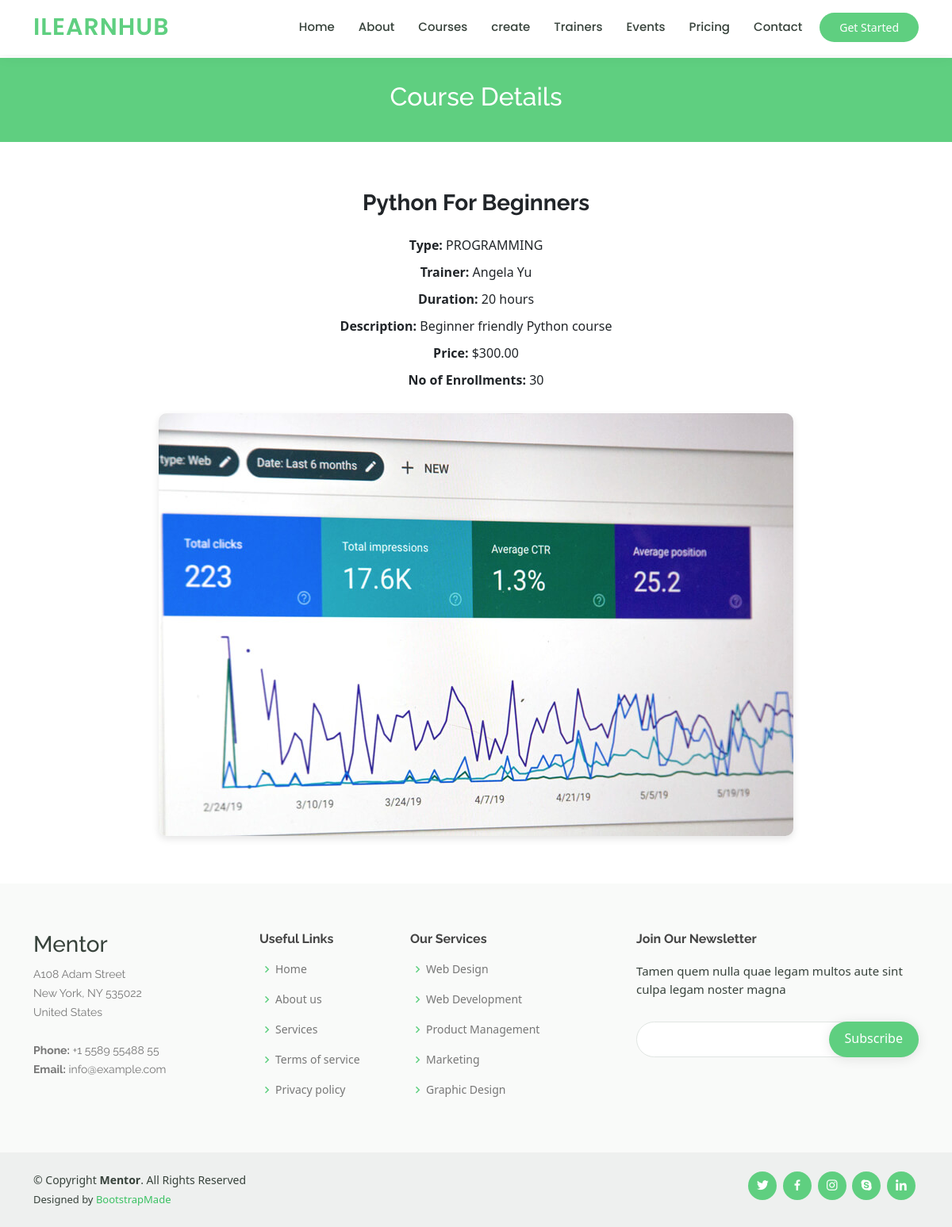
Screenshot of /course-detail/2/ with the database file from the repository.
### learning/models.py (models this page shows, shortened)
class Course(models.Model):
    CourseID = models.AutoField(primary_key=True)
    title = models.CharField(max_length=100)  # Course title
    Type = models.CharField(max_length=100, null=True, default=None)  # Course type
    Trinerid = models.ForeignKey(Trainer, to_field='TrinerID', on_delete=models.CASCADE)  # Trainer associated with the course
    duration = models.IntegerField()  # Duration of the course
    description = models.TextField(null=True, default=None)
    price = models.DecimalField(max_digits=8, decimal_places=2)  # Price of the course
    Enrollment = models.IntegerField(default=0, null=True)
    image = models.ImageField(upload_to='course/images', default="", null=True)

class Trainer(models.Model):
    TrinerID = models.AutoField(primary_key=True)
    name = models.CharField(max_length=100)  # Trainer's name
    email = models.EmailField()  # Trainer's email address
    username = models.CharField(max_length=100)  # Trainer's username
    password = models.CharField(max_length=100)  # Trainer's password
    contact_info = models.CharField(max_length=100)  # Trainer's contact information

### learning/views.py (the view)
# urls.py: path('course-detail/<int:course_id>/', views.course_detail, name='course-detail'),
def course_detail(request, course_id):
    if request.method == 'POST':
        if not request.user.is_authenticated:
            return JsonResponse({'enrollment_status': 'failure', 'message': 'User is not logged in.'})
        course = get_object_or_404(Course, CourseID=course_id)
        return JsonResponse({'enrollment_status': 'success', 'message': 'Enrollment successful.'})
    else:
        course = get_object_or_404(Course, CourseID=course_id)
        lessons = course.lesson_set.all()
        return render(request, 'learning/course-details.html', {'course': course, 'lessons': lessons})

### learning/templates/learning/course-details.html (shortened to what this page needs)
<!DOCTYPE html>
<html lang="en">
<head>
  <link href="https://cdn.jsdelivr.net/npm/bootstrap@5.2.1/dist/css/bootstrap.min.css" rel="stylesheet">
  {% load static %}
  <link rel="stylesheet" href="{% static '/final.css' %}">
  <link href="{% static 'vendor/animate.css/animate.min.css'%}" rel="stylesheet">
  <link href="{% static  'vendor/aos/aos.css' %}" rel="stylesheet">
  <link href="{% static 'vendor/bootstrap/css/bootstrap.min.css' %}" rel="stylesheet">
  <link href="{% static  'vendor/bootstrap-icons/bootstrap-icons.css' %}" rel="stylesheet">
  <link href="{% static 'vendor/boxicons/css/boxicons.min.css' %}" rel="stylesheet">
  <link href="{% static 'vendor/remixicon/remixicon.css' %}" rel="stylesheet">
  <link href="{% static 'vendor/swiper/swiper-bundle.min.css' %}" rel="stylesheet">
</head>
<body>
  <header id="header" class="fixed-top">
    <div class="container d-flex align-items-center">
      <h1 class="logo me-auto"><a href="/">ILearnHub</a></h1>
      <nav id="navbar" class="navbar order-last order-lg-0">
        <ul>
          <li><a  href="/">Home</a></li>
          <li><a href="/about">About</a></li>
          <li><a  href="/courses">Courses</a></li>
          <li><a  href="/create">create</a></li>
          <li><a href="/trainers">Trainers</a></li>
          <li><a href="/events">Events</a></li>
          <li><a href="/pricing">Pricing</a></li>
          <li><a href="/contact">Contact</a></li>
        </ul>
      </nav>
      <a href="/courses" class="get-started-btn">Get Started</a>
</div>
  </header>
  <main id="main">
    <div class="breadcrumbs" data-aos="fade-in">
      <div class="container">
        <h2>Course Details</h2>
      </div>
    </div>
    <section id="course-details-tabs" class="course-details-tabs d-flex justify-content-center align-items-center">
      <div class="container" data-aos="fade-up">
        <div class="row">
          <div class="col-lg-12">
            <div class="course-details">
              <h2 class="mb-4">{{ course.title }}</h2>
              <div class="course-meta">
                <p><span class="fw-bold">Type:</span> {{ course.Type }}</p>
                <p><span class="fw-bold">Trainer:</span> {{ course.Trinerid.name }}</p>
                <p><span class="fw-bold">Duration:</span> {{ course.duration }} hours</p>
                <p><span class="fw-bold">Description:</span> {{ course.description }}</p>
                <p><span class="fw-bold">Price:</span> ${{ course.price }}</p>
                <p><span class="fw-bold"> No of Enrollments:</span> {{ course.Enrollment }}</p>
              </div>
              <div class="course-image">
                {% if course.image %}
                  <img src="{{ course.image.url }}" alt="" class="img-fluid">
                {% else %}
                  <img src="{% static 'img/about.jpg' %}" alt="" class="img-fluid">
                {% endif %}
              </div>
            </div>
          </div>
        </div>
      </div>
    </section>
  </main>
  <footer id="footer">
    <div class="footer-top">
      <div class="container">
        <div class="row">
          <div class="col-lg-3 col-md-6 footer-contact">
            <h3>Mentor</h3>
            <p>
              A108 Adam Street <br>
              New York, NY 535022<br>
              United States <br><br>
              <strong>Phone:</strong> +1 5589 55488 55<br>
              <strong>Email:</strong> info@example.com<br>
            </p>
          </div>
          <div class="col-lg-2 col-md-6 footer-links">
            <h4>Useful Links</h4>
            <ul>
              <li><i class="bx bx-chevron-right"></i> <a href="#">Home</a></li>
              <li><i class="bx bx-chevron-right"></i> <a href="#">About us</a></li>
              <li><i class="bx bx-chevron-right"></i> <a href="#">Services</a></li>
              <li><i class="bx bx-chevron-right"></i> <a href="#">Terms of service</a></li>
              <li><i class="bx bx-chevron-right"></i> <a href="#">Privacy policy</a></li>
            </ul>
          </div>
          <div class="col-lg-3 col-md-6 footer-links">
            <h4>Our Services</h4>
            <ul>
              <li><i class="bx bx-chevron-right"></i> <a href="#">Web Design</a></li>
              <li><i class="bx bx-chevron-right"></i> <a href="#">Web Development</a></li>
              <li><i class="bx bx-chevron-right"></i> <a href="#">Product Management</a></li>
              <li><i class="bx bx-chevron-right"></i> <a href="#">Marketing</a></li>
              <li><i class="bx bx-chevron-right"></i> <a href="#">Graphic Design</a></li>
            </ul>
          </div>
          <div class="col-lg-4 col-md-6 footer-newsletter">
            <h4>Join Our Newsletter</h4>
            <p>Tamen quem nulla quae legam multos aute sint culpa legam noster magna</p>
            <form action="" method="post">
              <input type="email" name="email"><input type="submit" value="Subscribe">
            </form>
          </div>
        </div>
      </div>
    </div>
    <div class="container d-md-flex py-4">
      <div class="me-md-auto text-center text-md-start">
        <div class="copyright">
          &copy; Copyright <strong><span>Mentor</span></strong>. All Rights Reserved
        </div>
        <div class="credits">
          Designed by <a href="https://bootstrapmade.com/">BootstrapMade</a>
        </div>
      </div>
      <div class="social-links text-center text-md-right pt-3 pt-md-0">
        <a href="#" class="twitter"><i class="bx bxl-twitter"></i></a>
        <a href="#" class="facebook"><i class="bx bxl-facebook"></i></a>
        <a href="#" class="instagram"><i class="bx bxl-instagram"></i></a>
        <a href="#" class="google-plus"><i class="bx bxl-skype"></i></a>
        <a href="#" class="linkedin"><i class="bx bxl-linkedin"></i></a>
      </div>
    </div>
  </footer>
</body>
</html>

### learning/static/final.css (style rules this page uses)
body { font-family: "Open Sans", sans-serif; color: #444444; }
a { color: #5fcf80; text-decoration: none !important; }
h1, h2, h3, h4, h5, h6 { font-family: "Raleway", sans-serif; }
#header { background: #fff; transition: all 0.5s; z-index: 997; padding: 5px 0; box-shadow: 0px 0 18px rgba(55, 66, 59, 0.08); }
#header .logo { font-size: 30px; margin: 0; padding: 0; line-height: 1; font-weight: 600; letter-spacing: 1px; text-transform: uppercase; font-family: "Poppins", sans-serif; }
#header .logo a { color: #5fcf80; }
.get-started-btn { margin-left: 22px; background: #5fcf80; color: #fff; border-radius: 50px; padding: 8px 25px; white-space: nowrap; transition: 0.3s; font-size: 14px; display: inline-block; }
.navbar { padding: 0; }
.navbar ul { margin: 0; padding: 0; display: flex; list-style: none; align-items: center; }
.navbar li { position: relative; }
.navbar a, .navbar a:focus { display: flex; align-items: center; justify-content: space-between; padding: 10px 0 10px 30px; font-family: "Poppins", sans-serif; font-size: 15px; font-weight: 500; color: #37423b; white-space: nowrap; transition: 0.3s; }
section { padding: 60px 0; overflow: hidden; }
.breadcrumbs { margin-top: 73px; text-align: center; background: #5fcf80; padding: 30px 0; color: #fff; }
.breadcrumbs h2 { font-size: 32px; font-weight: 500; }
#footer { color: #37423b; font-size: 14px; background: #eef0ef; }
#footer .footer-top { padding: 60px 0 30px 0; background: #f9faf9; }
#footer .footer-top .footer-contact { margin-bottom: 30px; }
#footer .footer-top .footer-contact p { font-size: 14px; line-height: 24px; margin-bottom: 0; font-family: "Raleway", sans-serif; color: #777777; }
#footer .footer-top h4 { font-size: 16px; font-weight: bold; color: #444444; position: relative; padding-bottom: 12px; }
#footer .footer-top .footer-links { margin-bottom: 30px; }
#footer .footer-top .footer-links ul { list-style: none; padding: 0; margin: 0; }
#footer .footer-top .footer-links ul i { padding-right: 2px; color: #5fcf80; font-size: 18px; line-height: 1; }
#footer .footer-top .footer-links ul li { padding: 10px 0; display: flex; align-items: center; }
#footer .footer-top .footer-links ul li:first-child { padding-top: 0; }
#footer .footer-top .footer-links ul a { color: #777777; transition: 0.3s; display: inline-block; line-height: 1; }
#footer .footer-newsletter { font-size: 15px; }
#footer .footer-newsletter h4 { font-size: 16px; font-weight: bold; color: #444444; position: relative; padding-bottom: 12px; }
#footer .footer-newsletter form { margin-top: 30px; background: #fff; padding: 6px 10px; position: relative; border-radius: 50px; text-align: left; border: 1px solid #e0e5e2; }
#footer .footer-newsletter form input[type=email] { border: 0; padding: 4px 8px; width: calc(100% - 100px); }
#footer .footer-newsletter form input[type=submit] { position: absolute; top: -1px; right: -1px; bottom: -1px; border: 0; background: none; font-size: 16px; padding: 0 20px 2px 20px; background: #5fcf80; color: #fff; transition: 0.3s; border-radius: 50px; box-shadow: 0px 2px 15px rgba(0, 0, 0, 0.1); }
#footer .credits { padding-top: 5px; font-size: 13px; }
#footer .credits a { color: #3ac162; transition: 0.3s; }
#footer .social-links a { font-size: 18px; display: inline-block; background: #5fcf80; color: #fff; line-height: 1; padding: 8px 0; margin-right: 4px; border-radius: 50%; text-align: center; width: 36px; height: 36px; transition: 0.3s; }

### learning/templates/learning/course-details.html (style rules this page uses)
.course-details { text-align: center; }
.course-details h2 { font-size: 28px; font-weight: bold; margin-bottom: 20px; }
.course-meta { margin-bottom: 30px; }
.course-meta p { margin-bottom: 10px; }
.course-image img { border-radius: 10px; box-shadow: 0px 4px 10px rgba(0, 0, 0, 0.1); max-width: 100%; height: auto; }

### rows the page displays
Course: title "Python For Beginners", Type "PROGRAMMING", Trinerid.name "Angela Yu", duration "20", description "Beginner friendly Python course", price "300.00", Enrollment "30", image (picture)
